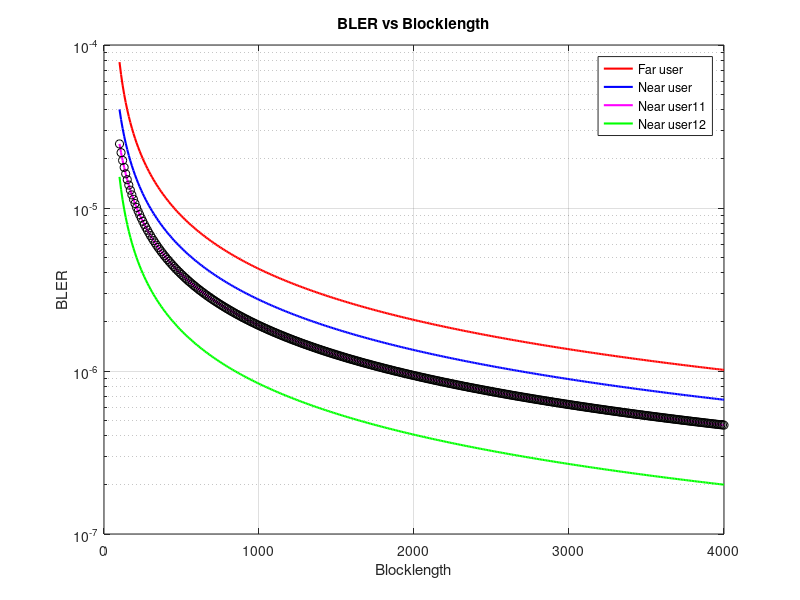

Source code (MATLAB): (Note: this script raises an error after producing the figure.)
clc; clear variables; close all;
N = 1e6;
N1 = 80;
N2 = 80;


eplsion1R = 10^-5;
eplsion2R = 10^-4;

Pt = 30;                    %Transmit Power in dBm
pt = (10^-3)*db2pow(Pt);    %Transmit Power (linear scale)

BW = 10^7;                  %System bandwidth
No = -174 + 10*log10(BW);   %Noise power (dBm)
no = (10^-3)*10.^(No/10);   %Noise power (linear scale)


% rho = pt/ no
rho = db2pow(90);


d1 = 10;
d2 = 15;
eta = 4;

h1 = sqrt(1/2*d1^-eta)*(randn(1,N)+1i*randn(1,N));
h2 = sqrt(1/2*d2^-eta)*(randn(1,N)+1i*randn(1,N));

lamda1 = mean(abs(h1).^2);
lamda2 = mean(abs(h2).^2);

t_delta1 = (lamda1*eplsion1R*(lamda2*eplsion2R*rho+2))/(2*lamda2*eplsion2R)-1
t_delta2 = t_delta1/100


if d2/d1 > (eplsion2R/eplsion1R)^0.25
oopt_a1 = (-lamda1*eplsion1R + sqrt((lamda1*eplsion1R)^2+...
          4*(lamda2*eplsion2R)^2*rho*(lamda1*eplsion1R-lamda2*eplsion2R))) ...
          / (2*lamda2*eplsion2R*rho*(lamda1*eplsion1R-lamda2*eplsion2R));
oopt_M = N1/log2(1+((-lamda1*eplsion1R + sqrt((lamda1*eplsion1R)^2+4*(lamda2*eplsion2R)^2*rho*(lamda1*eplsion1R-lamda2*eplsion2R)))...
                     / (2*lamda2*eplsion2R)));
else
oopt_a1 = (-lamda1*eplsion1R - (t_delta2+1)*lamda2*eplsion2R + ...
          sqrt((lamda1*eplsion1R + (t_delta2+1)*lamda2*eplsion2R)^2 ...
          + 4*lamda1*eplsion1R*(lamda2*eplsion2R)^2*(t_delta2+1)*rho)) ...
          / (2*lamda1*eplsion1R*lamda2*eplsion2R*rho)
oopt_M = N1/log2(1+(lamda1*eplsion1R*oopt_a1*rho)/(t_delta2+1))
end

a = 0.3;
MM = 100:10:4000;

for m = 1:length(MM)
    BLER12(m) = (2^(N2/ MM(m))-1)/(lamda1*rho*(1-a-a*(2^(N2/ MM(m))-1)));
    BLER11(m) = (2^(N1/MM(m))-1)/(lamda1*a*rho);
    BLER1(m) = (2^(N2/ MM(m))-1)/(lamda1*rho*(1-a-a*(2^(N2/ MM(m))-1)))+(2^(N1/MM(m))-1)/(lamda1*a*rho);
    BLER2(m) = (2^(N2/MM(m))-1)/(lamda2*rho*(1-a-a*(2^(N2/MM(m))-1)));
    
    BLER1A(m) = (t_delta2+1)*(2^(N1/MM(m))-1)/(lamda1*a*rho);
end


figure (1)
semilogy(MM, BLER2, 'r', 'linewidth', 1.5);
hold on; grid on;
semilogy(MM, BLER1, 'b', 'linewidth', 1.5);
semilogy(MM, BLER11, 'm', 'linewidth', 1.5);
semilogy(MM, BLER12, 'g', 'linewidth', 1.5);
semilogy(MM, BLER1A, 'ok');
xlabel('Blocklength');
ylabel('BLER');
title('BLER vs Blocklength');
legend('Far user','Near user','Near user11','Near user12');
xline(oopt_M,'-');
yline(1e-4,'-');
yline(1e-5,'-');



